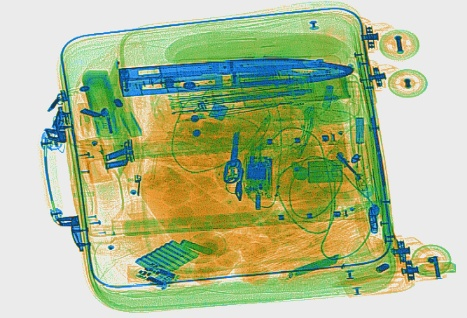
#> input picture nsmail.jpg, 467 x 318 px
$ python detect_lines.py
#> lines starting #> are read from the running program, lines starting #| are printed output that depends on the picture; after the words box and inside, x2 and y2 are one past the last pixel; in counts of white or black regions, pixels touching at a corner belong together
import cv2
from IPython import embed
import numpy as np

# 加载两个图像并提取红色通道
img1 = cv2.imread('nsmail.jpg')
#> img1 is the input picture: shape (318, 467, 3); mean B, G, R 146.5, 189.5, 174.7
img2 = cv2.imread('nsmail-1.jpg')
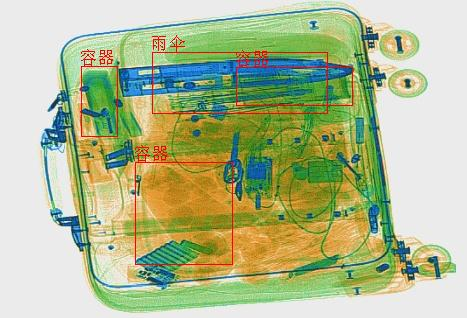
#> input picture nsmail-1.jpg, 467 x 318 px
#> img2 is the input picture: shape (318, 467, 3); mean B, G, R 145.2, 187.3, 176.3
red_channel1 = img1[:, :, 2]   # 提取红色通道
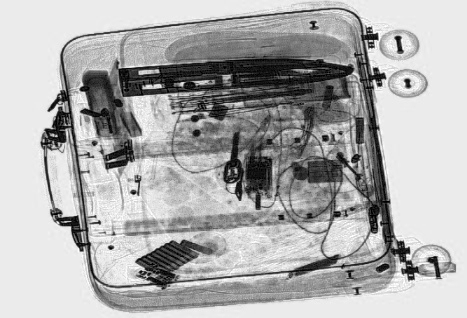
#> red_channel1: shape (318, 467); min 0, max 255, mean 174.7
red_channel2 = img2[:, :, 2]
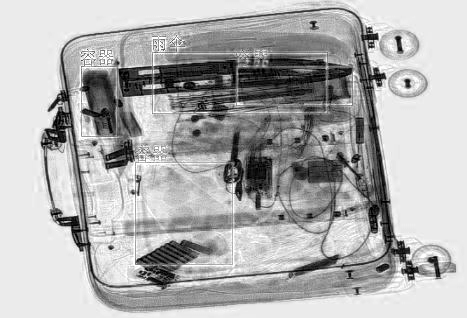
#> red_channel2: shape (318, 467); min 0, max 255, mean 176.3

# 计算两个红色通道图像的差
diff = cv2.absdiff(red_channel1, red_channel2)
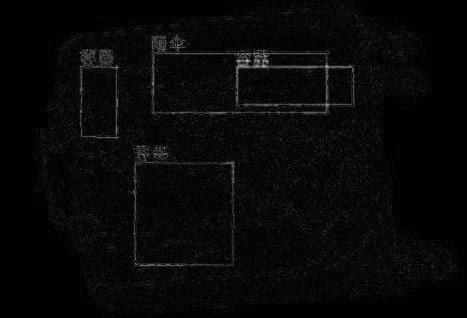
#> diff: shape (318, 467); min 0, max 194, mean 7.3
blur = cv2.fastNlMeansDenoising(diff)
ret, thresh = cv2.threshold(blur, 0, 255, cv2.THRESH_BINARY | cv2.THRESH_OTSU)
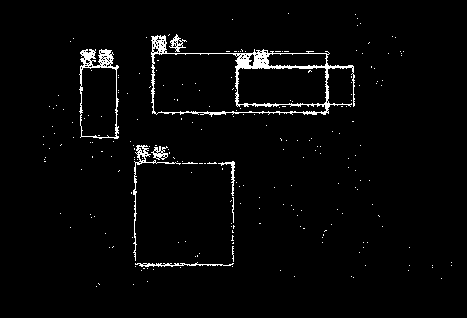
#> thresh: shape (318, 467); 2.7% white in thin lines or dots, all inside (x1, y1, x2, y2) = (43, 13, 452, 287)
#> ret = 34

edges = cv2.Canny(thresh, 50, 150, apertureSize=3)
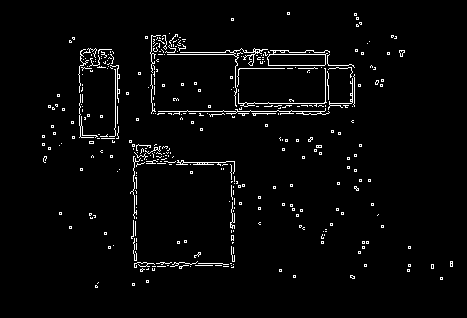
#> edges: shape (318, 467); 2.9% white in thin lines or dots, all inside (x1, y1, x2, y2) = (42, 12, 453, 288)

# This returns an array of r and theta values
lines = cv2.HoughLines(thresh, 1, np.pi/180, 20)
#> lines = 2674 rows, first 8: [53, 1.57], [112, 1.57], [67, 1.57], [61, 1.59], [104, 1.57], [56, 1.61], [72, 1.55], [56, 1.55]
print(lines)
#> (printed output is left out)

# embed()
# The below for loop runs till r and theta values
# are in the range of the 2d array
for r_theta in lines:
    arr = np.array(r_theta[0], dtype=np.float64)
    r, theta = arr
    # Stores the value of cos(theta) in a
    a = np.cos(theta)
    # Stores the value of sin(theta) in b
    b = np.sin(theta)
    # x0 stores the value rcos(theta)
    x0 = a*r
    # y0 stores the value rsin(theta)
    y0 = b*r
    # x1 stores the rounded off value of (rcos(theta)-1000sin(theta))
    x1 = int(x0 + 1000*(-b))
    # y1 stores the rounded off value of (rsin(theta)+1000cos(theta))
    y1 = int(y0 + 1000*(a))
    # x2 stores the rounded off value of (rcos(theta)+1000sin(theta))
    x2 = int(x0 - 1000*(-b))
    # y2 stores the rounded off value of (rsin(theta)-1000cos(theta))
    y2 = int(y0 - 1000*(a))

    # cv2.line draws a line in img from the point(x1,y1) to (x2,y2).
    # (0,0,255) denotes the colour of the line to be
    # drawn. In this case, it is red.
    cv2.line(img1, (x1, y1), (x2, y2), (0, 0, 255), 2)
#> this loop made 2674 passes
#> (r, theta, a, b, x0, y0, x1, y1) on passes 1 to 3: (53, 1.57, -4.37e-08, 1, -2.32e-06, 53, -1000, 52), (112, 1.57, -4.37e-08, 1, -4.9e-06, 112, -1000, 111), (67, 1.57, -4.37e-08, 1, -2.93e-06, 67, -1000, 66)
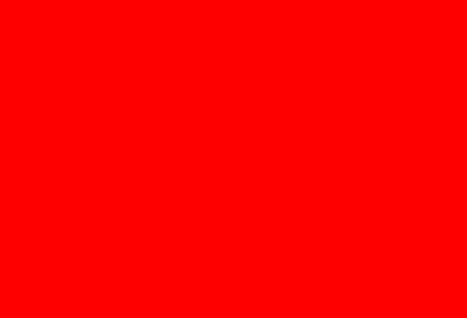
#> img1: shape (318, 467, 3); mean B, G, R 0, 0, 255

# All the changes made in the input image are finally
# written on a new image houghlines.jpg

cv2.imwrite("detect_lines.jpg", img1)

# 显示差异图像
cv2.imwrite("red_channel.jpg", diff)
cv2.imwrite("denoise.jpg", blur)
cv2.imwrite("bin_red_channel.jpg", thresh)
